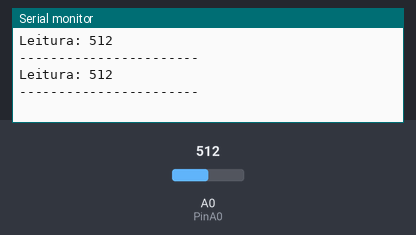
The sketch below on a simulated Arduino Uno, built with avr-gcc and run on an emulated ATmega328P. On the bench: the last lines printed to the serial monitor. The inputs (shaded band) are chosen by the test bench; at power-on: A0 (PinA0) = 512.

Above: at 1.8 s.
1.9 s: A0 (PinA0) set to 716
At 2.8 s:
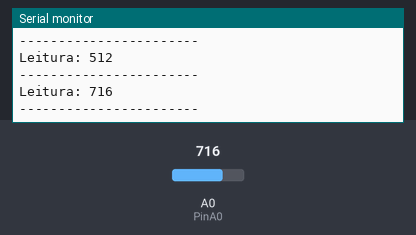
3.4 s: A0 (PinA0) set to 900
At 4.8 s:
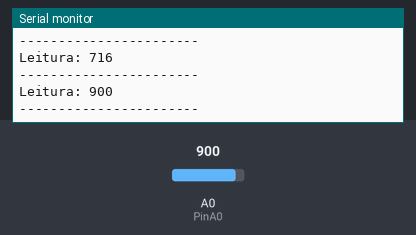
Timing chart, 0 to 6.4 s (numbered marks = the images above; inputs shaded):
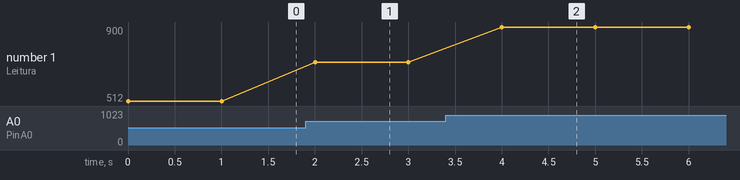

The sketch:

Sensor_Gas.ino
```cpp
/*
 * PROJETO: Leitura Analógica de Sensor (Ex: Sensor de Gás MQ)
 * DESCRIÇÃO: O código realiza a leitura contínua do sinal analógico fornecido por um
 * sensor conectado ao pino A0 e exibe o valor retornado no Monitor Serial.
 */

// Define o pino analógico A0 onde o pino de sinal do sensor está conectado
int PinA0 = A0;

// Limite (threshold) para acionamento de alarme (ex: Buzzer ou LED).
// Observação: Ajuste o valor conforme os testes de calibração do seu sensor.
int leitura_sensor = 300;

void setup() {
  // Configura o pino A0 como entrada de dados (opcional para pinos analógicos, mas boa prática)
  pinMode(PinA0, INPUT);

  // Inicializa a comunicação Serial com taxa de transferência de 9600 bauds
  Serial.begin(9600);
}

void loop() {
  // Lê a tensão no pino A0 e a converte em um número inteiro entre 0 e 1023
  int valor_analogico = analogRead(PinA0);

  // Envia os dados formatados para o Monitor Serial do computador
  Serial.print("Leitura: ");
  Serial.print(valor_analogico);

  // Imprime uma linha divisória com quebra de linha (\n) para organizar a exibição
  Serial.print("\n-----------------------\n");

  // Aguarda 1000 milissegundos (1 segundo) antes de realizar a próxima leitura
  delay(1000);
}
```

Measured:
- after the input at 1.9 s, the serial monitor: prints a new line after 0.10 s (image 1)
- after the input at 3.4 s, the serial monitor: prints a new line after 0.60 s (image 2)
- plotted number 1: 512 → 716 after the input at 1.9 s, 716 → 900 after the input at 3.4 s
